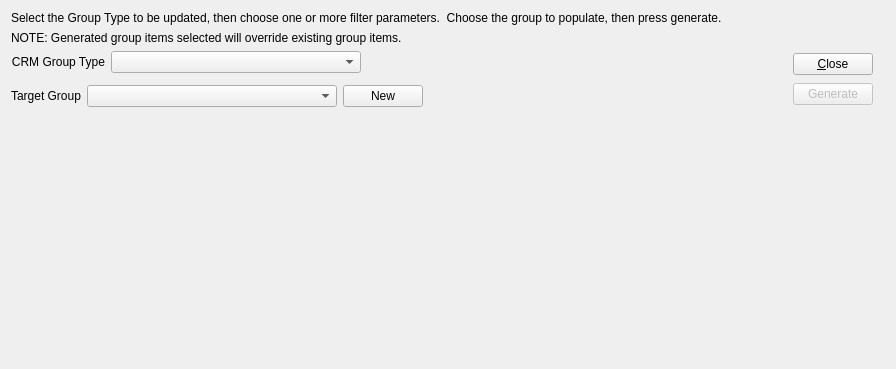
<?xml version="1.0" encoding="UTF-8"?>
<ui version="4.0">
 <comment>This file is part of the xTuple ERP: PostBooks Edition, a free and
open source Enterprise Resource Planning software suite,
Copyright (c) 1999-2014 by OpenMFG LLC, d/b/a xTuple.
It is licensed to you under the Common Public Attribution License
version 1.0, the full text of which (including xTuple-specific Exhibits)
is available at www.xtuple.com/CPAL.  By using this software, you agree
to be bound by its terms.</comment>
 <class>buildCRMGroups</class>
 <widget class="QWidget" name="buildCRMGroups">
  <property name="geometry">
   <rect>
    <x>0</x>
    <y>0</y>
    <width>896</width>
    <height>369</height>
   </rect>
  </property>
  <property name="windowTitle">
   <string>Build CRM Groups</string>
  </property>
  <layout class="QVBoxLayout" name="verticalLayout_3">
   <item>
    <widget class="XLabel" name="xlabel">
     <property name="text">
      <string>Select the Group Type to be updated, then choose one or more filter parameters.  Choose the group to populate, then press generate.</string>
     </property>
    </widget>
   </item>
   <item>
    <widget class="XLabel" name="xlabel_2">
     <property name="text">
      <string>NOTE: Generated group items selected will override existing group items.</string>
     </property>
    </widget>
   </item>
   <item>
    <layout class="QHBoxLayout" name="horizontalLayout">
     <item>
      <layout class="QVBoxLayout" name="verticalLayout_2">
       <item>
        <layout class="QHBoxLayout" name="horizontalLayout_2">
         <item>
          <widget class="XLabel" name="_typeLit">
           <property name="text">
            <string>CRM Group Type</string>
           </property>
           <property name="alignment">
            <set>Qt::AlignRight|Qt::AlignTrailing|Qt::AlignVCenter</set>
           </property>
          </widget>
         </item>
         <item>
          <widget class="XComboBox" name="_type">
           <property name="minimumSize">
            <size>
             <width>250</width>
             <height>0</height>
            </size>
           </property>
          </widget>
         </item>
         <item>
          <spacer name="horizontalSpacer">
           <property name="orientation">
            <enum>Qt::Horizontal</enum>
           </property>
           <property name="sizeHint" stdset="0">
            <size>
             <width>40</width>
             <height>20</height>
            </size>
           </property>
          </spacer>
         </item>
        </layout>
       </item>
       <item>
        <widget class="ParameterWidget" name="_params"/>
       </item>
       <item>
        <layout class="QHBoxLayout" name="horizontalLayout_3">
         <item>
          <widget class="XLabel" name="_targetGrpLit">
           <property name="text">
            <string>Target Group</string>
           </property>
          </widget>
         </item>
         <item>
          <widget class="XComboBox" name="_targetGrp">
           <property name="minimumSize">
            <size>
             <width>250</width>
             <height>0</height>
            </size>
           </property>
          </widget>
         </item>
         <item>
          <widget class="QPushButton" name="_addGroup">
           <property name="text">
            <string>New</string>
           </property>
           <property name="toolTip">
            <string>Create a new CRM Group</string>
           </property>
          </widget>
         </item>
         <item>
          <spacer name="horizontalSpacer_2">
           <property name="orientation">
            <enum>Qt::Horizontal</enum>
           </property>
           <property name="sizeHint" stdset="0">
            <size>
             <width>40</width>
             <height>20</height>
            </size>
           </property>
          </spacer>
         </item>
        </layout>
       </item>
       <item>
        <spacer name="verticalSpacer_2">
         <property name="orientation">
          <enum>Qt::Vertical</enum>
         </property>
         <property name="sizeHint" stdset="0">
          <size>
           <width>20</width>
           <height>40</height>
          </size>
         </property>
        </spacer>
       </item>
      </layout>
     </item>
     <item>
      <layout class="QVBoxLayout" name="verticalLayout">
       <property name="leftMargin">
        <number>14</number>
       </property>
       <property name="rightMargin">
        <number>12</number>
       </property>
       <item>
        <widget class="QPushButton" name="_close">
         <property name="text">
          <string>&amp;Close</string>
         </property>
        </widget>
       </item>
       <item>
        <widget class="QPushButton" name="_generate">
         <property name="enabled">
          <bool>false</bool>
         </property>
         <property name="text">
          <string>Generate</string>
         </property>
        </widget>
       </item>
       <item>
        <spacer name="verticalSpacer">
         <property name="orientation">
          <enum>Qt::Vertical</enum>
         </property>
         <property name="sizeType">
          <enum>QSizePolicy::Preferred</enum>
         </property>
         <property name="sizeHint" stdset="0">
          <size>
           <width>0</width>
           <height>250</height>
          </size>
         </property>
        </spacer>
       </item>
      </layout>
     </item>
    </layout>
   </item>
  </layout>
 </widget>
 <customwidgets>
  <customwidget>
   <class>ParameterWidget</class>
   <extends>QWidget</extends>
   <header>parameterwidget.h</header>
  </customwidget>
  <customwidget>
   <class>XComboBox</class>
   <extends>QComboBox</extends>
   <header>xcombobox.h</header>
  </customwidget>
  <customwidget>
   <class>XLabel</class>
   <extends>QLabel</extends>
   <header>xlabel.h</header>
  </customwidget>
 </customwidgets>
 <tabstops>
  <tabstop>_close</tabstop>
 </tabstops>
 <resources/>
 <connections>
  <connection>
   <sender>_close</sender>
   <signal>clicked()</signal>
   <receiver>buildCRMGroups</receiver>
   <slot>close()</slot>
   <hints>
    <hint type="sourcelabel">
     <x>335</x>
     <y>31</y>
    </hint>
    <hint type="destinationlabel">
     <x>246</x>
     <y>7</y>
    </hint>
   </hints>
  </connection>
 </connections>
</ui>
